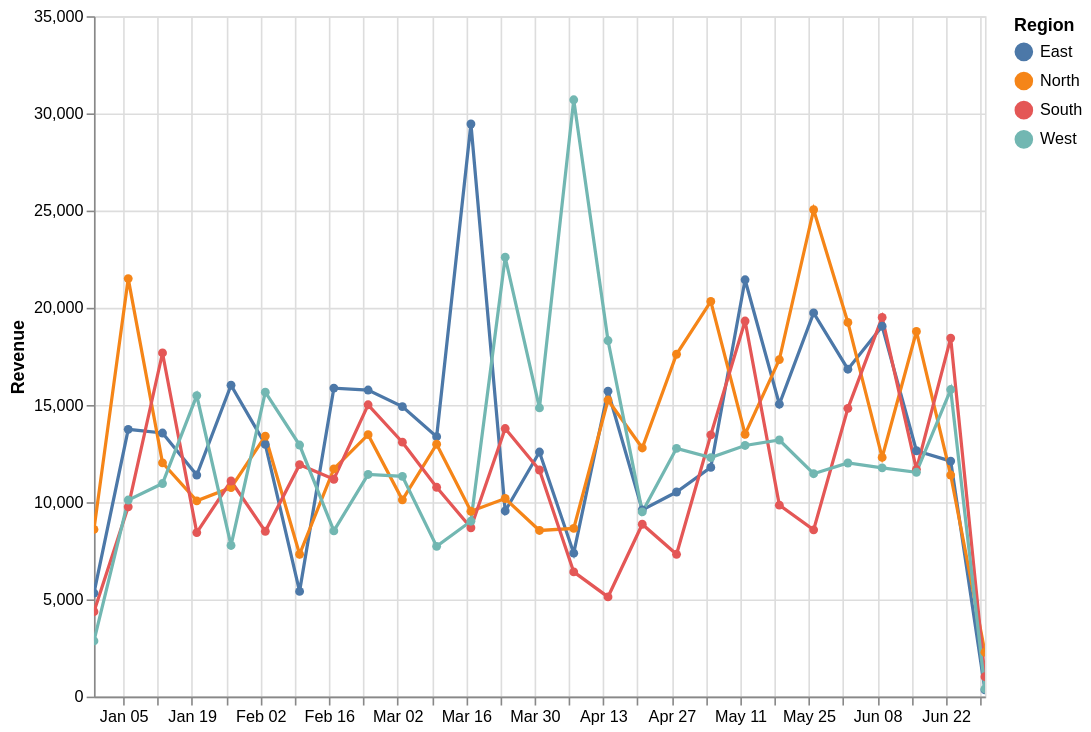

The cell this chart's notebook holds for it:
### Code cell
chart

### Figure 1 — Vega-Lite specification as saved in the notebook (floating-point values rounded to 4 significant figures)
{"config": {"view": {"continuousWidth": 300, "continuousHeight": 300}}, "data": {"name": "data-8df0c4d1783f84f9428e6e9c9ddb8dc8"}, "mark": {"type": "line", "point": true}, "encoding": {"color": {"field": "region", "title": "Region", "type": "nominal"}, "tooltip": [{"field": "period", "title": "Period", "type": "temporal"}, {"field": "region", "title": "Region", "type": "nominal"}, {"field": "revenue", "format": ",.2f", "title": "Revenue", "type": "quantitative"}, {"field": "units", "format": ",.0f", "title": "Units", "type": "quantitative"}], "x": {"field": "period", "title": "", "type": "temporal"}, "y": {"field": "revenue", "title": "Revenue", "type": "quantitative"}}, "height": 420, "params": [{"name": "param_1e9efca18e7a2868", "select": {"type": "interval", "encodings": ["x", "y"]}, "bind": "scales"}], "width": 550, "$schema": "https://vega.github.io/schema/vega-lite/v6.1.0.json", "datasets": {"data-8df0c4d1783f84f9428e6e9c9ddb8dc8": [{"period": "2024-12-30T00:00:00", "region": "East", "revenue": 5327.0, "units": 33}, {"period": "2024-12-30T00:00:00", "region": "North", "revenue": 8602.0, "units": 88}, {"period": "2024-12-30T00:00:00", "region": "South", "revenue": 4369.0, "units": 41}, {"period": "2024-12-30T00:00:00", "region": "West", "revenue": 2866.0, "units": 34}, {"period": "2025-01-06T00:00:00", "region": "East", "revenue": 13750.0, "units": 121}, {"period": "2025-01-06T00:00:00", "region": "North", "revenue": 21500.0, "units": 127}, {"period": "2025-01-06T00:00:00", "region": "South", "revenue": 9765.0, "units": 85}, {"period": "2025-01-06T00:00:00", "region": "West", "revenue": 10110.0, "units": 99}, {"period": "2025-01-13T00:00:00", "region": "East", "revenue": 13560.0, "units": 111}, {"period": "2025-01-13T00:00:00", "region": "North", "revenue": 12030.0, "units": 124}, {"period": "2025-01-13T00:00:00", "region": "South", "revenue": 17680.0, "units": 114}, {"period": "2025-01-13T00:00:00", "region": "West", "revenue": 10960.0, "units": 91}, {"period": "2025-01-20T00:00:00", "region": "West", "revenue": 15480.0, "units": 107}, {"period": "2025-01-20T00:00:00", "region": "South", "revenue": 8436.0, "units": 94}, {"period": "2025-01-20T00:00:00", "region": "East", "revenue": 11400.0, "units": 133}, {"period": "2025-01-20T00:00:00", "region": "North", "revenue": 10070.0, "units": 122}, {"period": "2025-01-27T00:00:00", "region": "East", "revenue": 16020.0, "units": 124}, {"period": "2025-01-27T00:00:00", "region": "North", "revenue": 10750.0, "units": 120}, {"period": "2025-01-27T00:00:00", "region": "South", "revenue": 11090.0, "units": 80}, {"period": "2025-01-27T00:00:00", "region": "West", "revenue": 7775.0, "units": 85}, {"period": "2025-02-03T00:00:00", "region": "West", "revenue": 15660.0, "units": 109}, {"period": "2025-02-03T00:00:00", "region": "East", "revenue": 12970.0, "units": 107}, {"period": "2025-02-03T00:00:00", "region": "North", "revenue": 13400.0, "units": 141}, {"period": "2025-02-03T00:00:00", "region": "South", "revenue": 8503.0, "units": 97}, {"period": "2025-02-10T00:00:00", "region": "West", "revenue": 12940.0, "units": 79}, {"period": "2025-02-10T00:00:00", "region": "South", "revenue": 11930.0, "units": 108}, {"period": "2025-02-10T00:00:00", "region": "East", "revenue": 5412.0, "units": 68}, {"period": "2025-02-10T00:00:00", "region": "North", "revenue": 7323.0, "units": 107}, {"period": "2025-02-17T00:00:00", "region": "East", "revenue": 15870.0, "units": 131}, {"period": "2025-02-17T00:00:00", "region": "North", "revenue": 11710.0, "units": 98}, {"period": "2025-02-17T00:00:00", "region": "South", "revenue": 11180.0, "units": 99}, {"period": "2025-02-17T00:00:00", "region": "West", "revenue": 8523.0, "units": 97}, {"period": "2025-02-24T00:00:00", "region": "East", "revenue": 15770.0, "units": 131}, {"period": "2025-02-24T00:00:00", "region": "North", "revenue": 13480.0, "units": 134}, {"period": "2025-02-24T00:00:00", "region": "South", "revenue": 15010.0, "units": 130}, {"period": "2025-02-24T00:00:00", "region": "West", "revenue": 11430.0, "units": 104}, {"period": "2025-03-03T00:00:00", "region": "West", "revenue": 11330.0, "units": 80}, {"period": "2025-03-03T00:00:00", "region": "South", "revenue": 13090.0, "units": 102}, {"period": "2025-03-03T00:00:00", "region": "East", "revenue": 14920.0, "units": 82}, {"period": "2025-03-03T00:00:00", "region": "North", "revenue": 10120.0, "units": 110}, {"period": "2025-03-10T00:00:00", "region": "East", "revenue": 13370.0, "units": 147}, {"period": "2025-03-10T00:00:00", "region": "North", "revenue": 12980.0, "units": 98}, {"period": "2025-03-10T00:00:00", "region": "South", "revenue": 10770.0, "units": 122}, {"period": "2025-03-10T00:00:00", "region": "West", "revenue": 7728.0, "units": 82}, {"period": "2025-03-17T00:00:00", "region": "East", "revenue": 29460.0, "units": 165}, {"period": "2025-03-17T00:00:00", "region": "North", "revenue": 9533.0, "units": 87}, {"period": "2025-03-17T00:00:00", "region": "South", "revenue": 8686.0, "units": 94}, {"period": "2025-03-17T00:00:00", "region": "West", "revenue": 9022.0, "units": 98}, {"period": "2025-03-24T00:00:00", "region": "South", "revenue": 13790.0, "units": 90}, {"period": "2025-03-24T00:00:00", "region": "East", "revenue": 9550.0, "units": 90}, {"period": "2025-03-24T00:00:00", "region": "North", "revenue": 10190.0, "units": 120}, {"period": "2025-03-24T00:00:00", "region": "West", "revenue": 22600.0, "units": 159}, {"period": "2025-03-31T00:00:00", "region": "West", "revenue": 14850.0, "units": 109}, {"period": "2025-03-31T00:00:00", "region": "South", "revenue": 11660.0, "units": 104}, {"period": "2025-03-31T00:00:00", "region": "North", "revenue": 8545.0, "units": 95}, {"period": "2025-03-31T00:00:00", "region": "East", "revenue": 12580.0, "units": 130}, {"period": "2025-04-07T00:00:00", "region": "East", "revenue": 7378.0, "units": 62}, {"period": "2025-04-07T00:00:00", "region": "North", "revenue": 8651.0, "units": 99}, {"period": "2025-04-07T00:00:00", "region": "South", "revenue": 6413.0, "units": 67}, {"period": "2025-04-07T00:00:00", "region": "West", "revenue": 30700.0, "units": 201}, {"period": "2025-04-14T00:00:00", "region": "East", "revenue": 15710.0, "units": 130}, {"period": "2025-04-14T00:00:00", "region": "North", "revenue": 15260.0, "units": 164}, {"period": "2025-04-14T00:00:00", "region": "South", "revenue": 5128.0, "units": 62}, {"period": "2025-04-14T00:00:00", "region": "West", "revenue": 18320.0, "units": 115}, {"period": "2025-04-21T00:00:00", "region": "East", "revenue": 9606.0, "units": 104}, {"period": "2025-04-21T00:00:00", "region": "North", "revenue": 12790.0, "units": 119}, {"period": "2025-04-21T00:00:00", "region": "South", "revenue": 8866.0, "units": 64}, {"period": "2025-04-21T00:00:00", "region": "West", "revenue": 9500.0, "units": 90}, {"period": "2025-04-28T00:00:00", "region": "West", "revenue": 12770.0, "units": 89}, {"period": "2025-04-28T00:00:00", "region": "South", "revenue": 7320.0, "units": 80}, {"period": "2025-04-28T00:00:00", "region": "East", "revenue": 10520.0, "units": 115}, {"period": "2025-04-28T00:00:00", "region": "North", "revenue": 17610.0, "units": 100}, {"period": "2025-05-05T00:00:00", "region": "East", "revenue": 11790.0, "units": 91}, {"period": "2025-05-05T00:00:00", "region": "North", "revenue": 20330.0, "units": 131}, {"period": "2025-05-05T00:00:00", "region": "South", "revenue": 13460.0, "units": 126}, {"period": "2025-05-05T00:00:00", "region": "West", "revenue": 12300.0, "units": 85}, {"period": "2025-05-12T00:00:00", "region": "East", "revenue": 21440.0, "units": 128}, {"period": "2025-05-12T00:00:00", "region": "North", "revenue": 13500.0, "units": 115}, {"period": "2025-05-12T00:00:00", "region": "South", "revenue": 19320.0, "units": 150}, {"period": "2025-05-12T00:00:00", "region": "West", "revenue": 12920.0, "units": 122}, {"period": "2025-05-19T00:00:00", "region": "West", "revenue": 13200.0, "units": 111}, {"period": "2025-05-19T00:00:00", "region": "South", "revenue": 9848.0, "units": 92}, {"period": "2025-05-19T00:00:00", "region": "North", "revenue": 17340.0, "units": 124}, {"period": "2025-05-19T00:00:00", "region": "East", "revenue": 15040.0, "units": 90}, {"period": "2025-05-26T00:00:00", "region": "East", "revenue": 19740.0, "units": 162}, {"period": "2025-05-26T00:00:00", "region": "North", "revenue": 25040.0, "units": 156}, {"period": "2025-05-26T00:00:00", "region": "South", "revenue": 8578.0, "units": 82}, {"period": "2025-05-26T00:00:00", "region": "West", "revenue": 11470.0, "units": 144}, {"period": "2025-06-02T00:00:00", "region": "East", "revenue": 16840.0, "units": 98}, {"period": "2025-06-02T00:00:00", "region": "North", "revenue": 19250.0, "units": 163}, {"period": "2025-06-02T00:00:00", "region": "South", "revenue": 14830.0, "units": 122}, {"period": "2025-06-02T00:00:00", "region": "West", "revenue": 12020.0, "units": 83}, {"period": "2025-06-09T00:00:00", "region": "South", "revenue": 19510.0, "units": 153}, {"period": "2025-06-09T00:00:00", "region": "West", "revenue": 11770.0, "units": 92}, {"period": "2025-06-09T00:00:00", "region": "East", "revenue": 19050.0, "units": 108}, {"period": "2025-06-09T00:00:00", "region": "North", "revenue": 12300.0, "units": 96}, {"period": "2025-06-16T00:00:00", "region": "East", "revenue": 12650.0, "units": 104}, {"period": "2025-06-16T00:00:00", "region": "North", "revenue": 18780.0, "units": 157}, {"period": "2025-06-16T00:00:00", "region": "South", "revenue": 11690.0, "units": 87}, {"period": "2025-06-16T00:00:00", "region": "West", "revenue": 11540.0, "units": 120}, {"period": "2025-06-23T00:00:00", "region": "East", "revenue": 12110.0, "units": 127}, {"period": "2025-06-23T00:00:00", "region": "North", "revenue": 11400.0, "units": 83}, {"period": "2025-06-23T00:00:00", "region": "South", "revenue": 18440.0, "units": 127}, {"period": "2025-06-23T00:00:00", "region": "West", "revenue": 15800.0, "units": 105}, {"period": "2025-06-30T00:00:00", "region": "South", "revenue": 1024.0, "units": 16}, {"period": "2025-06-30T00:00:00", "region": "East", "revenue": 343.0, "units": 7}, {"period": "2025-06-30T00:00:00", "region": "North", "revenue": 2283.0, "units": 17}, {"period": "2025-06-30T00:00:00", "region": "West", "revenue": 392.0, "units": 8}]}}
